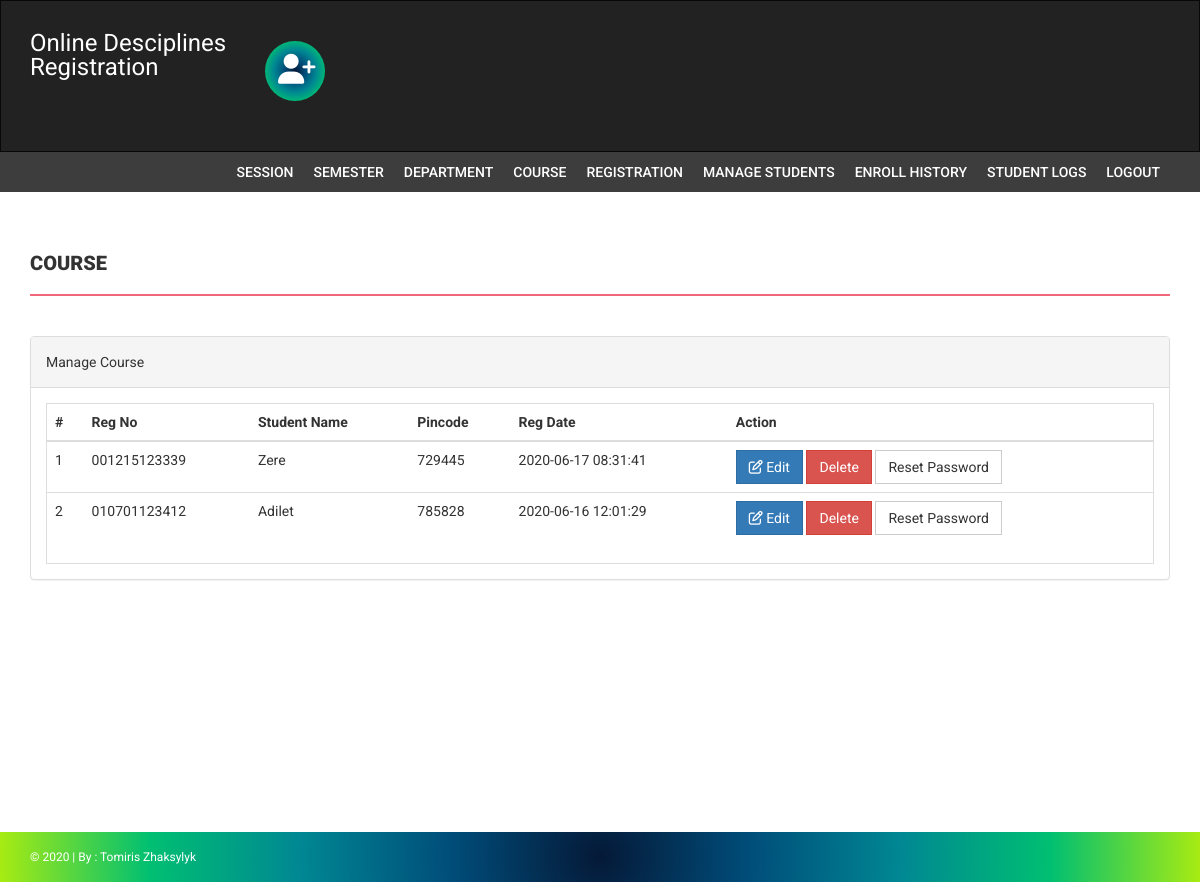
Screenshot of /onlineUniversity/admin/manage-students.php (signed in) with the database file from the repository.
### tables this page shows
CREATE TABLE `students` (
  `StudentRegno` varchar(255) NOT NULL,
  `studentPhoto` varchar(255) DEFAULT NULL,
  `password` varchar(255) DEFAULT NULL,
  `studentName` varchar(255) DEFAULT NULL,
  `pincode` varchar(255) DEFAULT NULL,
  `session` varchar(255) DEFAULT NULL,
  `department` varchar(255) DEFAULT NULL,
  `semester` varchar(255) DEFAULT NULL,
  `cgpa` decimal(10,2) DEFAULT NULL,
  `creationdate` timestamp NULL DEFAULT current_timestamp(),
  `updationDate` varchar(255) DEFAULT NULL
);

### onlineUniversity/admin/manage-students.php (the view, shortened to what this page needs)
<?php
if(strlen($_SESSION['alogin'])==0)
    {
header('location:index.php');
}
else{
?>
<!DOCTYPE html>
<html xmlns="http://www.w3.org/1999/xhtml">
<head>
    <link href="assets/css/bootstrap.css" rel="stylesheet" />
    <link href="assets/css/font-awesome.css" rel="stylesheet" />
    <link href="assets/css/style.css" rel="stylesheet" />
</head>
<body>
<?php include('includes/header.php');?>
<?php if($_SESSION['alogin']!="")
{
 include('includes/menubar.php');
}
 ?>
    <div class="content-wrapper">
        <div class="container">
              <div class="row">
                    <div class="col-md-12">
                        <h1 class="page-head-line">Course  </h1>
                    </div>
                </div>
                <div class="row" >
                <div class="col-md-12">
                    <div class="panel panel-default">
                        <div class="panel-heading">
                            Manage Course
                        </div>
                        <div class="panel-body">
                            <div class="table-responsive table-bordered">
                                <table class="table">
                                    <thead>
                                        <tr>
                                            <th>#</th>
                                            <th>Reg No </th>
                                            <th>Student Name </th>
                                            <th> Pincode</th>
                                             <th>Reg Date</th>
                                             <th>Action</th>
                                        </tr>
                                    </thead>
                                    <tbody>
<?php
$sql=mysqli_query($con,"select * from students");
$cnt=1;
while($row=mysqli_fetch_array($sql))
{
?>
                                        <tr>
                                            <td><?php echo $cnt;?></td>
                                            <td><?php echo htmlentities($row['StudentRegno']);?></td>
                                            <td><?php echo htmlentities($row['studentName']);?></td>
                                            <td><?php echo htmlentities($row['pincode']);?></td>
                                            <td><?php echo htmlentities($row['creationdate']);?></td>
                                            <td>
                                            <a href="edit-student-profile.php?id=<?php echo $row['StudentRegno']?>">
<button class="btn btn-primary"><i class="fa fa-edit "></i> Edit</button> </a>
<a href="manage-students.php?id=<?php echo $row['StudentRegno']?>&del=delete" onClick="return confirm('Are you sure you want to delete?')">
                                            <button class="btn btn-danger">Delete</button>
</a>
<a href="manage-students.php?id=<?php echo $row['StudentRegno']?>&pass=update" onClick="return confirm('Are you sure you want to reset password?')">
<button type="submit" name="submit" id="submit" class="btn btn-default">Reset Password</button>
</a>
                                            </td>
                                        </tr>
<?php
$cnt++;
} ?>
                                    </tbody>
                                </table>
                            </div>
                        </div>
                    </div>
                </div>
            </div>
        </div>
    </div>
  <?php include('includes/footer.php');?>
</body>
</html>
<?php } ?>

### onlineUniversity/admin/assets/css/style.css (style rules this page uses)
body { font-family: 'Roboto', sans-serif; line-height: 30px; }
.content-wrapper { margin-top: 40px; min-height: 600px; padding-bottom: 60px; }
.page-head-line { font-weight: 900; padding-bottom: 20px; border-bottom: 2px solid #F0677C; text-transform: uppercase; color:radial-gradient(circle, #051937, #004d7a, #008793, #00bf72, #a8eb12); font-size: 20px; margin-bottom: 40px; }
.btn { border-radius: 0px; -webkit-border-radius: 0px; -moz-border-radius: 0px; }

### rows the page displays
students: StudentRegno "001215123339", studentName "Zere", pincode "729445", creationdate "2020-06-17 08:31:41"
students: StudentRegno "010701123412", studentName "Adilet", pincode "785828", creationdate "2020-06-16 12:01:29"
